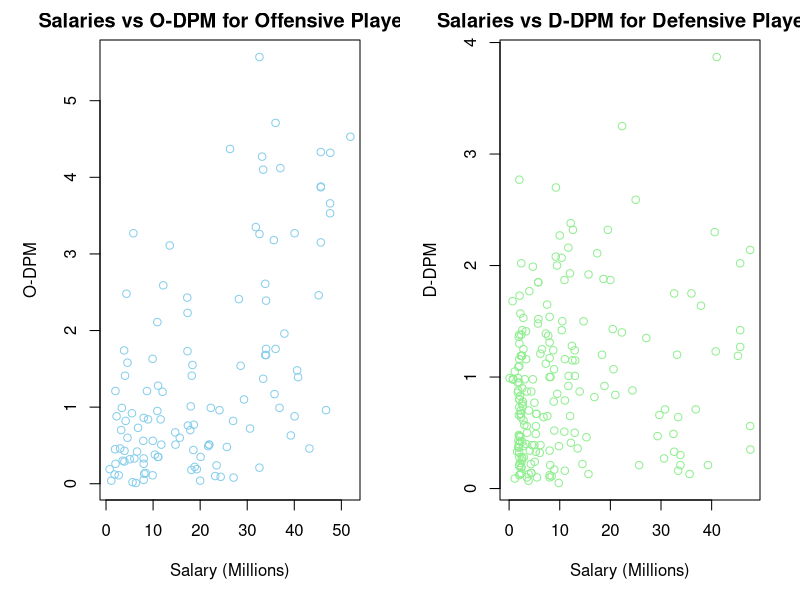
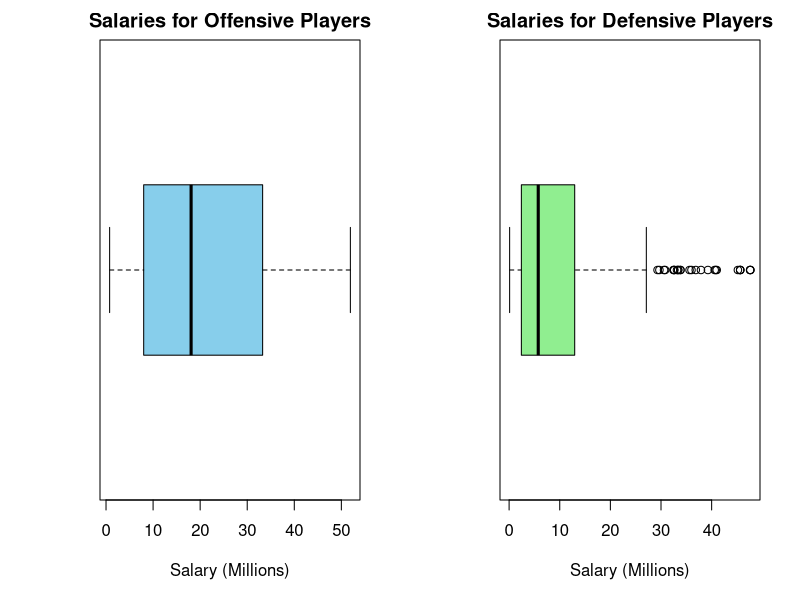

These figures' R source, in order:
# Step 1: Load necessary libraries
library(dplyr)   # For data manipulation

# Step 2: Read the CSV data
nba_data_salary <- read.csv("nba_salary_data_2023_24.csv")
nba_data_talent <- read.csv("DARKO_player_talent_2024-05-01.csv")

# Step 3: Merge datasets based on player names
nba_data_salary$Salary <- as.numeric(gsub("\\$", "", nba_data_salary$Salary))
merged_data <- merge(nba_data_salary, nba_data_talent, by.x = "Player", by.y = "Player", all = TRUE)

# Step 4: Filter out players with missing salary, O-DPM, or D-DPM stats
filtered_data <- merged_data %>%
  filter(!is.na(Salary) & !is.na(`O.DPM`) & !is.na(`D.DPM`))

# Step 5: Define thresholds for good offensive and defensive stats
offensive_threshold <- 0  # O-DPM above 0 for good offensive player
defensive_threshold <- 0  # D-DPM above 0 for good defensive player

# Step 6: Select players with good offensive and defensive stats
good_offensive_players <- filtered_data %>% filter(`O.DPM` > offensive_threshold)
good_defensive_players <- filtered_data %>% filter(`D.DPM` > defensive_threshold)

# Step 7: Calculate population and sample statistics for both categories
offensive_mean <- mean(good_offensive_players$Salary)
defensive_mean <- mean(good_defensive_players$Salary)

pop_std <- sd(filtered_data$Salary)

offensive_sample_std <- sd(good_offensive_players$Salary) * sqrt((length(good_offensive_players$Salary) - 1) / length(good_offensive_players$Salary))
defensive_sample_std <- sd(good_defensive_players$Salary) * sqrt((length(good_defensive_players$Salary) - 1) / length(good_defensive_players$Salary))

offensive_count <- nrow(good_offensive_players)
defensive_count <- nrow(good_defensive_players)

# Step 6: Create dotplots for offensive and defensive player salaries
par(mfrow=c(1,2), mar=c(5, 5, 2, 2)) # Set up a multi-pane plot with 1 row and 2 columns, adjust margins

# Dotplot for offensive player salaries
plot(good_offensive_players$Salary/1e6, good_offensive_players$`O.DPM`,
     main = "Salaries vs O-DPM for Offensive Players",
     xlab = "Salary (Millions)",
     ylab = "O-DPM",
     col = "skyblue")

# Dotplot for defensive player salaries
plot(good_defensive_players$Salary/1e6, good_defensive_players$`D.DPM`,
     main = "Salaries vs D-DPM for Defensive Players",
     xlab = "Salary (Millions)",
     ylab = "D-DPM",
     col = "lightgreen")

# Step 6: Create boxplots for offensive and defensive player salaries
par(mfrow=c(1,2), mar=c(5, 5, 2, 2)) # Set up a multi-pane plot with 1 row and 2 columns, adjust margins

# Boxplot for offensive player salaries
boxplot(good_offensive_players$Salary/1e6, main = "Salaries for Offensive Players",
        col = "skyblue", border = "black", horizontal = TRUE, xlab = "Salary (Millions)", ylab = "")

# Boxplot for defensive player salaries
boxplot(good_defensive_players$Salary/1e6, main = "Salaries for Defensive Players",
        col = "lightgreen", border = "black", horizontal = TRUE, xlab = "Salary (Millions)", ylab = "")

# Step 8: Choose a Statistical Test
# Assuming data is normally distributed (you can check this assumption)
# Perform a t-test for independent samples

# Step 9: Perform the Hypothesis Test
t_test_result <- t.test(good_offensive_players$Salary, good_defensive_players$Salary)
z_test_result <- t.test(good_offensive_players$Salary, good_defensive_players$Salary, var.equal = TRUE)

# Step 10: Interpret the Results
t_test_result
z_test_result

# Step 11: Print calculated statistics
cat("Offensive Players Mean Salary:", offensive_mean, "\n")
cat("Defensive Players Mean Salary:", defensive_mean, "\n")
cat("Population Standard Deviation:", pop_std, "\n")
cat("Offensive Players Sample Standard Deviation:", offensive_sample_std, "\n")
cat("Defensive Players Sample Standard Deviation:", defensive_sample_std, "\n")
cat("Number of Offensive Players:", offensive_count, "\n")
cat("Number of Defensive Players:", defensive_count, "\n")
